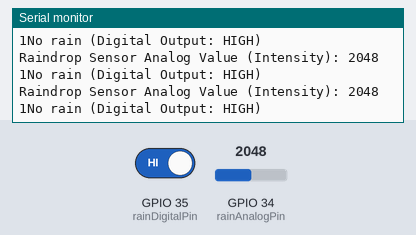
A sketch run on a simulated ESP32. Shown: the last lines printed to the serial monitor. The test bench sets the inputs (shaded band); at power-on: GPIO 35 (rainDigitalPin) HIGH, GPIO 34 (rainAnalogPin) = 2048.

Above: at 1.3 s.
1.4 s: GPIO 35 (rainDigitalPin) driven LOW
At 1.9 s:
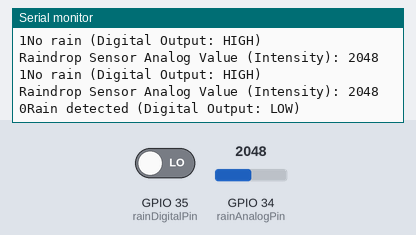
3.5 s: GPIO 34 (rainAnalogPin) set to 2866
At 3.9 s:
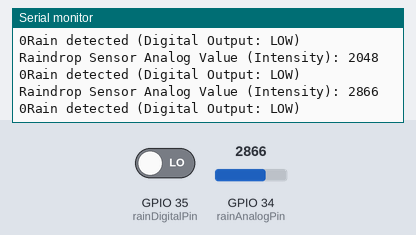
5.0 s: GPIO 34 (rainAnalogPin) set to 3603
At 5.4 s:
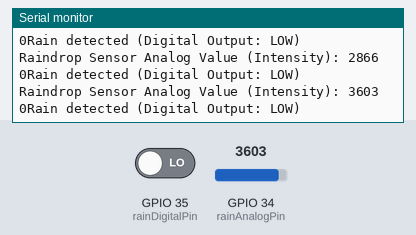
Timing chart, 0 to 8.0 s (numbered marks = the images above; inputs shaded):
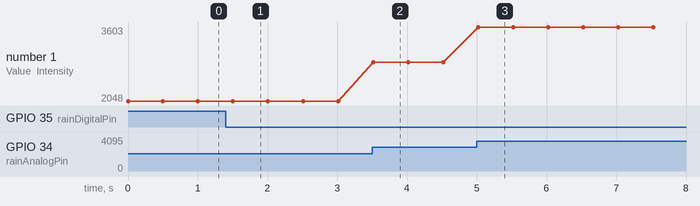

Measured:
- after the input at 1.4 s, the serial monitor: prints a new line after 0.11 s (image 1)
- after the input at 3.5 s, the serial monitor: prints a new line at once (image 2)
- after the input at 5.0 s, the serial monitor: prints a new line at once (image 3)
- plotted number 1: 2048 → 2866 after the input at 3.5 s, 2866 → 3603 after the input at 5.0 s

The sketch:

Raindrop.ino
```cpp
int rainAnalogPin = 34;  // A0 pin connected to GPIO34
int rainDigitalPin = 35;  // D0 pin connected to GPIO35

void setup() {
  Serial.begin(115200);  // Start serial communication
  pinMode(rainDigitalPin, INPUT);  // Set D0 as input
}

void loop() {
  // Reading the rain intensity from the analog pin
  int rainIntensity = analogRead(rainAnalogPin);  // Range 0-4095 for ESP32
  // Reading the rain detection status from the digital pin
  int rainDetected = digitalRead(rainDigitalPin);

  // Print rain intensity
  Serial.print("Raindrop Sensor Analog Value (Intensity): ");
  Serial.println(rainIntensity);

  // Print rain detection status
  if (rainDetected == LOW) {
    Serial.print(rainDetected);
    Serial.println("Rain detected (Digital Output: LOW)");
  } else {
    Serial.print(rainDetected);
    Serial.println("No rain (Digital Output: HIGH)");
  }

  // Wait for half a second before the next reading
  delay(500);
}
```
